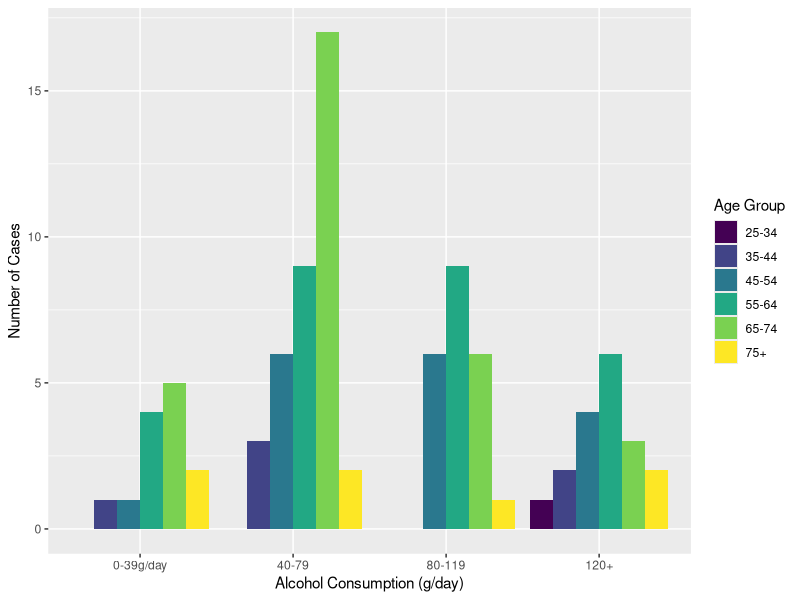

Here is the R script that generated this plot:
## ---- chunk 1
#knitr::opts_chunk$set(include = FALSE)
library(tidyverse)
library(ggplot2)
library(knitr)
## ---- chunk 2
summary(esoph)
## ---- chunk 3
case_df1a <- esoph[c("agegp","alcgp","ncases")]  #select variables 
case_df1b <- case_df1a[order(case_df1a$ncases, decreasing = TRUE),] #reorder in decreasing
kable(head(case_df1b))
## ---- chunk 4
case_df2 <- esoph  %>% select(c(agegp,alcgp,ncases)) %>% arrange(desc(ncases)) 
kable(head(case_df2))
## ---- chunk 5
ggplot(case_df2,aes(x=alcgp, y=ncases, fill=agegp)) +
        geom_bar(position="dodge", stat="identity") +
        xlab("Alcohol Consumption (g/day)") + ylab("Number of Cases") +
        labs(fill = "Age Group")
